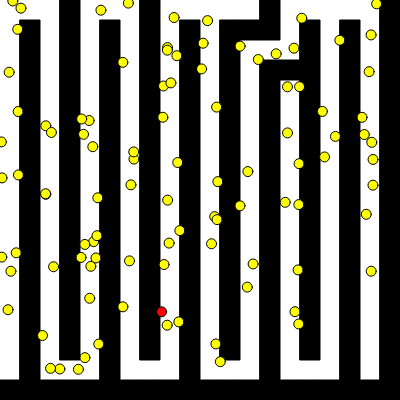
Frame 1 (no input)
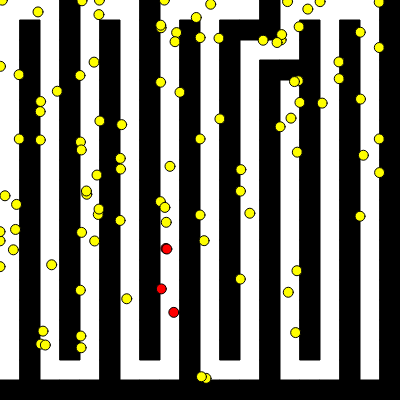
Frame 60 (no input)
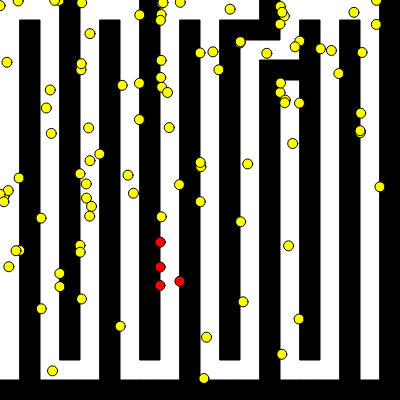
Frame 120 (the mouse pressed at the canvas centre since frame 60)

The p5.js sketch that drew these frames (run headless with seeded random() and noise() and a simulated clock; from frame 60 on, the mouse is pressed at the canvas centre):

// p5.js sketch
// ── sketch.js
let particles = [];
let zombieIndex = 0;
let perlinNoiseSeed = Math.random() * 1000;
let playfield = {};
let pause = false;
let mazeRows = 20;
let mazeCols = 20;

let CELL = {
  WALL: 1,
  PASSAGE: 0,
};

class Maze {
  constructor(rows, cols) {
    this.rows = rows;
    this.cols = cols;
    this.maze = this.createMaze(rows, cols);
  }

  createMaze(rows, cols) {
    let maze = [];
    for (let i = 0; i < rows; i++) {
      maze[i] = [];
      for (let j = 0; j < cols; j++) {
        maze[i][j] = CELL.WALL; // Initialize all cells as walls
      }
    }

    function dfs(x, y) {
      maze[x][y] = 0; // Mark current cell as visited
      let directions = [
        [0, 1],
        [0, -1],
        [1, 0],
        [-1, 0],
      ];
      shuffle(directions); // Randomize directions for more varied maze patterns

      for (let i = 0; i < directions.length; i++) {
        let dx = directions[i][0];
        let dy = directions[i][1];
        let newX = x + dx * 2;
        let newY = y + dy * 2;

        if (
          newX >= 0 &&
          newX < rows &&
          newY >= 0 &&
          newY < cols &&
          maze[newX][newY] === CELL.WALL
        ) {
          maze[x + dx][y + dy] = CELL.PASSAGE; // Create a passage
          dfs(newX, newY);
        }
      }
    }

    // Start DFS from a random cell
    dfs(floor(random(rows)), floor(random(cols)));
    return maze;
  }

  isCellValid(xin, yin) {
    const x = Math.floor(xin);
    const y = Math.floor(yin);
    return (
      x >= 0 &&
      x < this.rows &&
      y >= 0 &&
      y < this.cols &&
      this.maze[x][y] === CELL.PASSAGE
    );
  }
}

class Particle {
  constructor(x, y) {
    this.x = x;
    this.y = y;
    this.speed = 0.5;
    this.isZombie = false;
    this.noiseOffsetX = random(1000);
    this.noiseOffsetY = this.noiseOffsetX + random(1000);
    this.noiseSpeed = 0.1;
  }

  update(debug) {
    let dx = map(noise(this.noiseOffsetX), 0, 1, -this.speed, this.speed);
    let dy = map(noise(this.noiseOffsetY), 0, 1, -this.speed, this.speed);
    this.noiseOffsetX += this.noiseSpeed;
    this.noiseOffsetY += this.noiseSpeed;

    let newX = this.x + dx;
    let newY = this.y + dy;

    // Check if the new position is within the maze and not a wall
    if (playfield.isCellValid(newX, newY)) {
      this.x = newX;
      this.y = newY;
    }
  }

  display() {
    if (this.isZombie) {
      fill("red");
    } else {
      fill("yellow");
    }
    ellipse(this.x * mazeRows, this.y * mazeCols, 10);
  }
}

function setup() {
  createCanvas(400, 400);
  background(255);

  // Maze generation (using DFS for simplicity)
  playfield = new Maze(mazeRows, mazeCols);
  drawMaze(playfield.maze);

  // Create particles
  for (let i = 0; i < 100; i++) {
    let x = -1;
    let y = -1;
    while (!playfield.isCellValid(x, y)) {
      x = random(mazeRows);
      y = random(mazeCols);
    }
    particles.push(new Particle(x, y));
  }

  // Randomly select a particle to be the initial zombie
  zombieIndex = floor(random(particles.length));
  particles[zombieIndex].isZombie = true;
}

function drawMaze(maze) {
  for (let i = 0; i < maze.length; i++) {
    for (let j = 0; j < maze[i].length; j++) {
      if (maze[i][j] === CELL.WALL) {
        fill("black");
        rect(i * mazeRows, j * mazeCols, 20, 20); // meh
      }
    }
  }
}

function draw() {
  if (pause) return;

  background("white");
  drawMaze(playfield.maze);

  for (let i = 0; i < particles.length; i++) {
    const debug = i === 5;
    particles[i].update(debug);
    particles[i].display();

    // Check for zombie infection
    if (particles[i].isZombie) {
      for (let j = 0; j < particles.length; j++) {
        if (
          i !== j &&
          dist(particles[i].x, particles[i].y, particles[j].x, particles[j].y) <
            0.5
        ) {
          particles[j].isZombie = true;
        }
      }
    }
  }
}

function keyPressed(evt) {
  if (key === " ") {
    pause = !pause;
  }

  if (keyCode === ENTER) {
    // Code to run.
  }
}
